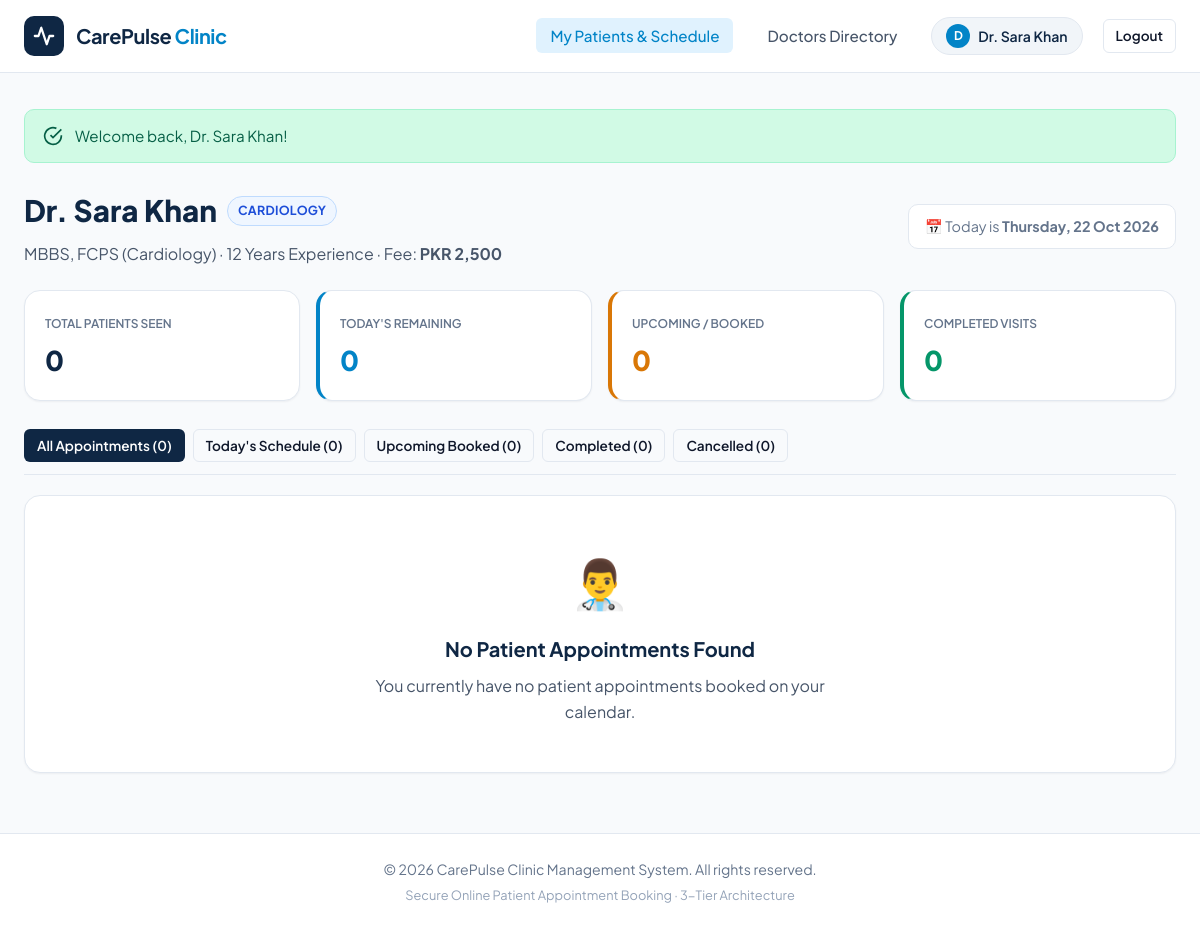
Screenshot of /doctor_dashboard.php (signed in) with the database file from the repository.
### tables this page shows
CREATE TABLE IF NOT EXISTS `doctors` (
    `id` INT AUTO_INCREMENT PRIMARY KEY,
    `user_id` INT NOT NULL UNIQUE,
    `specialty_id` INT NOT NULL,
    `qualification` VARCHAR(150) NOT NULL,
    `experience_years` INT NOT NULL,
    `fee` DECIMAL(10,2) NOT NULL,
    CONSTRAINT `fk_doctors_user` FOREIGN KEY (`user_id`) REFERENCES `users` (`id`) ON DELETE CASCADE,
    CONSTRAINT `fk_doctors_specialty` FOREIGN KEY (`specialty_id`) REFERENCES `specialties` (`id`) ON DELETE RESTRICT
);

CREATE TABLE IF NOT EXISTS `users` (
    `id` INT AUTO_INCREMENT PRIMARY KEY,
    `full_name` VARCHAR(100) NOT NULL,
    `email` VARCHAR(150) NOT NULL UNIQUE,
    `password` VARCHAR(255) NOT NULL,
    `phone` VARCHAR(20) NOT NULL,
    `role` ENUM('patient', 'doctor', 'admin') NOT NULL DEFAULT 'patient',
    `created_at` TIMESTAMP DEFAULT CURRENT_TIMESTAMP
);

CREATE TABLE IF NOT EXISTS `specialties` (
    `id` INT AUTO_INCREMENT PRIMARY KEY,
    `name` VARCHAR(100) NOT NULL UNIQUE
);

### config/db.php (called while the page is built, shortened)
<?php
function e($value) {
    return htmlspecialchars((string)$value, ENT_QUOTES, 'UTF-8');
}
function get_flash($type) {
    if (isset($_SESSION['flash'][$type])) {
        $msg = $_SESSION['flash'][$type];
        return $msg;
    }
    return null;
}
function is_logged_in() {
    return isset($_SESSION['user_id']) && !empty($_SESSION['user_id']);
}
function current_user() {
    return [
        'id'    => $_SESSION['user_id'],
        'name'  => $_SESSION['user_name'] ?? '',
        'email' => $_SESSION['user_email'] ?? '',
        'role'  => $_SESSION['user_role'] ?? 'patient'
    ];
}

### doctor_dashboard.php (the view, shortened to what this page needs)
<?php
require_once __DIR__ . '/config/db.php';
$user_id = $_SESSION['user_id'];
$stmt = $pdo->prepare("
    SELECT
        d.id AS doctor_id,
        d.qualification,
        d.experience_years,
        d.fee,
        s.name AS specialty_name,
        u.full_name,
        u.email,
        u.phone
    FROM doctors d
    INNER JOIN users u ON d.user_id = u.id
    INNER JOIN specialties s ON d.specialty_id = s.id
    WHERE d.user_id = ?
");
$stmt->execute([$user_id]);
$doctor = $stmt->fetch();
$doctor_id = (int)$doctor['doctor_id'];
$status_filter = isset($_GET['status']) ? trim($_GET['status']) : 'all';
$stats_stmt = $pdo->prepare("
    SELECT
        COUNT(*) AS total_count,
        SUM(CASE WHEN appointment_date = CURDATE() AND status = 'booked' THEN 1 ELSE 0 END) AS today_count,
        SUM(CASE WHEN status = 'booked' THEN 1 ELSE 0 END) AS booked_count,
        SUM(CASE WHEN status = 'completed' THEN 1 ELSE 0 END) AS completed_count,
        SUM(CASE WHEN status = 'cancelled' THEN 1 ELSE 0 END) AS cancelled_count
    FROM appointments
    WHERE doctor_id = ?
");
$stats_stmt->execute([$doctor_id]);
$stats = $stats_stmt->fetch();
$total_count     = (int)($stats['total_count'] ?? 0);
$today_count     = (int)($stats['today_count'] ?? 0);
$booked_count    = (int)($stats['booked_count'] ?? 0);
$completed_count = (int)($stats['completed_count'] ?? 0);
$cancelled_count = (int)($stats['cancelled_count'] ?? 0);
$sql = "
    SELECT
        a.id AS appointment_id,
        a.appointment_date,
        a.appointment_time,
        a.status,
        a.reason,
        a.doctor_notes,
        a.created_at,
        p.full_name AS patient_name,
        p.email AS patient_email,
        p.phone AS patient_phone
    FROM appointments a
    INNER JOIN users p ON a.patient_id = p.id
    WHERE a.doctor_id = ?
";
$params = [$doctor_id];
$sql .= " ORDER BY a.appointment_date ASC, a.appointment_time ASC";
$stmt = $pdo->prepare($sql);
$stmt->execute($params);
$appointments = $stmt->fetchAll();
require_once __DIR__ . '/includes/header.php';
?>
<div class="page-header" style="margin-bottom: 24px;">
    <div style="display: flex; justify-content: space-between; align-items: center; flex-wrap: wrap; gap: 16px;">
        <div>
            <div style="display: flex; align-items: center; gap: 10px; margin-bottom: 6px;">
                <h1 style="font-size: 1.85rem; font-weight: 800; color: var(--primary); margin: 0;">
                    <?php echo e($doctor['full_name']); ?>
                </h1>
                <span class="badge badge-specialty"><?php echo e($doctor['specialty_name']); ?></span>
            </div>
            <p style="color: var(--text-secondary); margin: 0;">
                <?php echo e($doctor['qualification']); ?> &middot; <?php echo e($doctor['experience_years']); ?> Years Experience &middot; Fee: <strong>PKR <?php echo number_format($doctor['fee'], 0); ?></strong>
            </p>
        </div>
        <div style="font-size: 0.9rem; color: var(--text-muted); background: #ffffff; padding: 10px 16px; border: 1px solid var(--border); border-radius: var(--radius-md);">
            📅 Today is <strong><?php echo date('l, d M Y'); ?></strong>
        </div>
    </div>
</div>
<div style="display: grid; grid-template-columns: repeat(auto-fit, minmax(180px, 1fr)); gap: 16px; margin-bottom: 28px;">
    <div class="card" style="padding: 18px 20px;">
        <span class="stat-label">Total Patients Seen</span>
        <div style="font-size: 1.7rem; font-weight: 800; color: var(--primary); margin-top: 4px;"><?php echo $total_count; ?></div>
    </div>
    <div class="card" style="padding: 18px 20px; border-left: 4px solid var(--accent);">
        <span class="stat-label">Today's Remaining</span>
        <div style="font-size: 1.7rem; font-weight: 800; color: var(--accent); margin-top: 4px;"><?php echo $today_count; ?></div>
    </div>
    <div class="card" style="padding: 18px 20px; border-left: 4px solid var(--warning);">
        <span class="stat-label">Upcoming / Booked</span>
        <div style="font-size: 1.7rem; font-weight: 800; color: var(--warning); margin-top: 4px;"><?php echo $booked_count; ?></div>
    </div>
    <div class="card" style="padding: 18px 20px; border-left: 4px solid var(--success);">
        <span class="stat-label">Completed Visits</span>
        <div style="font-size: 1.7rem; font-weight: 800; color: var(--success); margin-top: 4px;"><?php echo $completed_count; ?></div>
    </div>
</div>
<div style="display: flex; gap: 8px; margin-bottom: 20px; border-bottom: 1px solid var(--border); padding-bottom: 12px; flex-wrap: wrap;">
    <a href="doctor_dashboard.php?status=all" class="btn btn-sm <?php echo ($status_filter === 'all') ? 'btn-dark' : 'btn-outline'; ?>" id="filter-all">
        All Appointments (<?php echo $total_count; ?>)
    </a>
    <a href="doctor_dashboard.php?status=today" class="btn btn-sm <?php echo ($status_filter === 'today') ? 'btn-dark' : 'btn-outline'; ?>" id="filter-today">
        Today's Schedule (<?php echo $today_count; ?>)
    </a>
    <a href="doctor_dashboard.php?status=booked" class="btn btn-sm <?php echo ($status_filter === 'booked') ? 'btn-dark' : 'btn-outline'; ?>" id="filter-booked">
        Upcoming Booked (<?php echo $booked_count; ?>)
    </a>
    <a href="doctor_dashboard.php?status=completed" class="btn btn-sm <?php echo ($status_filter === 'completed') ? 'btn-dark' : 'btn-outline'; ?>" id="filter-completed">
        Completed (<?php echo $completed_count; ?>)
    </a>
    <a href="doctor_dashboard.php?status=cancelled" class="btn btn-sm <?php echo ($status_filter === 'cancelled') ? 'btn-dark' : 'btn-outline'; ?>" id="filter-cancelled">
        Cancelled (<?php echo $cancelled_count; ?>)
    </a>
</div>
<?php if (empty($appointments)): ?>
    <div class="card">
        <div class="empty-state" style="text-align: center; padding: 48px 20px;">
            <div style="font-size: 3rem; margin-bottom: 12px;">👨‍⚕️</div>
            <h3 style="font-size: 1.25rem; font-weight: 700; color: var(--primary); margin-bottom: 8px;">No Patient Appointments Found</h3>
            <p style="color: var(--text-secondary); max-width: 450px; margin: 0 auto;">
                <?php if ($status_filter !== 'all'): ?>
                    There are no appointments matching the "<strong><?php echo e(ucfirst($status_filter)); ?></strong>" filter.
                <?php else: ?>
                    You currently have no patient appointments booked on your calendar.
                <?php endif; ?>
            </p>
        </div>
    </div>
<?php endif; ?>
<?php require_once __DIR__ . '/includes/footer.php'; ?>

### includes/header.php (shortened to what this page needs)
<?php
require_once __DIR__ . '/../config/db.php';
$current_page = basename($_SERVER['PHP_SELF']);
$user = current_user();
?>
<!DOCTYPE html>
<html lang="en">
<head>
    <link rel="stylesheet" href="assets/css/style.css">
</head>
<body>
<header class="site-header">
    <div class="container">
        <nav class="navbar">
            <a href="index.php" class="brand-logo" id="brand-logo">
                <div class="logo-badge">
                    <svg width="22" height="22" viewBox="0 0 24 24" fill="none" stroke="currentColor" stroke-width="2.5" stroke-linecap="round" stroke-linejoin="round">
                        <path d="M22 12h-4l-3 9L9 3l-3 9H2"/>
                    </svg>
                </div>
                <div class="brand-text">CarePulse <span>Clinic</span></div>
            </a>
            <ul class="nav-links">
                <?php if (is_logged_in()): ?>
                    <?php if ($user['role'] === 'admin'): ?>
                        <li>
                            <a href="admin_dashboard.php" class="nav-link <?php echo ($current_page === 'admin_dashboard.php' || strpos($current_page, 'admin_') === 0) ? 'active' : ''; ?>" id="nav-admin">
                                Admin Panel
                            </a>
                        </li>
                        <li>
                            <a href="index.php" class="nav-link <?php echo ($current_page === 'index.php') ? 'active' : ''; ?>" id="nav-doctors">
                                Doctors Directory
                            </a>
                        </li>
                    <?php elseif ($user['role'] === 'doctor'): ?>
                        <li>
                            <a href="doctor_dashboard.php" class="nav-link <?php echo ($current_page === 'doctor_dashboard.php') ? 'active' : ''; ?>" id="nav-doctor-schedule">
                                My Patients & Schedule
                            </a>
                        </li>
                        <li>
                            <a href="index.php" class="nav-link <?php echo ($current_page === 'index.php') ? 'active' : ''; ?>" id="nav-doctors">
                                Doctors Directory
                            </a>
                        </li>
                    <?php endif; ?>
                    <li class="user-badge" id="user-badge">
                        <span class="user-avatar-initial"><?php echo strtoupper(substr($user['name'], 0, 1)); ?></span>
                        <span>
                            <?php
                            if ($user['role'] === 'admin') {
                                echo 'Admin: ' . e($user['name']);
                            } else {
                                echo e($user['name']);
                            }
                            ?>
                        </span>
                    </li>
                    <li>
                        <a href="logout.php" class="btn btn-outline btn-sm" id="btn-logout">
                            Logout
                        </a>
                    </li>
                <?php endif; ?>
            </ul>
        </nav>
    </div>
</header>
<main class="main-content">
    <div class="container">
        <?php
        $success_msg = get_flash('success');
        $error_msg   = get_flash('error');
        $info_msg    = get_flash('info');
        ?>
        <?php if ($success_msg || $error_msg || $info_msg): ?>
            <div class="alert-container">
                <?php if ($success_msg): ?>
                    <div class="alert alert-success" role="alert" id="alert-success">
                        <svg width="20" height="20" viewBox="0 0 24 24" fill="none" stroke="currentColor" stroke-width="2">
                            <path d="M22 11.08V12a10 10 0 1 1-5.93-9.14"></path>
                            <polyline points="22 4 12 14.01 9 11.01"></polyline>
                        </svg>
                        <span><?php echo e($success_msg); ?></span>
                    </div>
                <?php endif; ?>
            </div>
        <?php endif; ?>

### rows the page displays
doctors: user.full_name "D", user.full_name "Dr. Sara Khan", specialty.name "CARDIOLOGY", qualification "MBBS, FCPS (Cardiology)", experience_years "12", fee "2,500"

### other values shown
$success_msg "Welcome back, Dr. Sara Khan!"
$total_count "0"
$today_count "0"
$booked_count "0"
$completed_count "0"
$cancelled_count "0"
